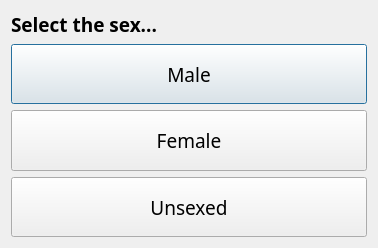
<?xml version="1.0" encoding="UTF-8"?>
<ui version="4.0">
 <class>sexselDlg</class>
 <widget class="QDialog" name="sexselDlg">
  <property name="geometry">
   <rect>
    <x>0</x>
    <y>0</y>
    <width>378</width>
    <height>248</height>
   </rect>
  </property>
  <property name="windowTitle">
   <string>Sex Selection</string>
  </property>
  <layout class="QVBoxLayout" name="verticalLayout_2">
   <item>
    <layout class="QVBoxLayout" name="verticalLayout">
     <item>
      <widget class="QLabel" name="label">
       <property name="font">
        <font>
         <family>Arial Black</family>
         <pointsize>14</pointsize>
         <weight>75</weight>
         <bold>true</bold>
        </font>
       </property>
       <property name="text">
        <string>Select the sex...</string>
       </property>
      </widget>
     </item>
     <item>
      <widget class="QPushButton" name="maleBtn">
       <property name="sizePolicy">
        <sizepolicy hsizetype="Minimum" vsizetype="MinimumExpanding">
         <horstretch>0</horstretch>
         <verstretch>0</verstretch>
        </sizepolicy>
       </property>
       <property name="minimumSize">
        <size>
         <width>165</width>
         <height>50</height>
        </size>
       </property>
       <property name="font">
        <font>
         <family>Arial Black</family>
         <pointsize>14</pointsize>
        </font>
       </property>
       <property name="text">
        <string>Male</string>
       </property>
      </widget>
     </item>
     <item>
      <widget class="QPushButton" name="femaleBtn">
       <property name="sizePolicy">
        <sizepolicy hsizetype="Minimum" vsizetype="MinimumExpanding">
         <horstretch>0</horstretch>
         <verstretch>0</verstretch>
        </sizepolicy>
       </property>
       <property name="minimumSize">
        <size>
         <width>165</width>
         <height>50</height>
        </size>
       </property>
       <property name="font">
        <font>
         <family>Arial Black</family>
         <pointsize>14</pointsize>
        </font>
       </property>
       <property name="text">
        <string>Female</string>
       </property>
      </widget>
     </item>
     <item>
      <widget class="QPushButton" name="noneBtn">
       <property name="sizePolicy">
        <sizepolicy hsizetype="Minimum" vsizetype="MinimumExpanding">
         <horstretch>0</horstretch>
         <verstretch>0</verstretch>
        </sizepolicy>
       </property>
       <property name="minimumSize">
        <size>
         <width>165</width>
         <height>50</height>
        </size>
       </property>
       <property name="font">
        <font>
         <family>Arial Black</family>
         <pointsize>14</pointsize>
        </font>
       </property>
       <property name="text">
        <string>Unsexed</string>
       </property>
      </widget>
     </item>
    </layout>
   </item>
  </layout>
 </widget>
 <resources/>
 <connections/>
</ui>
